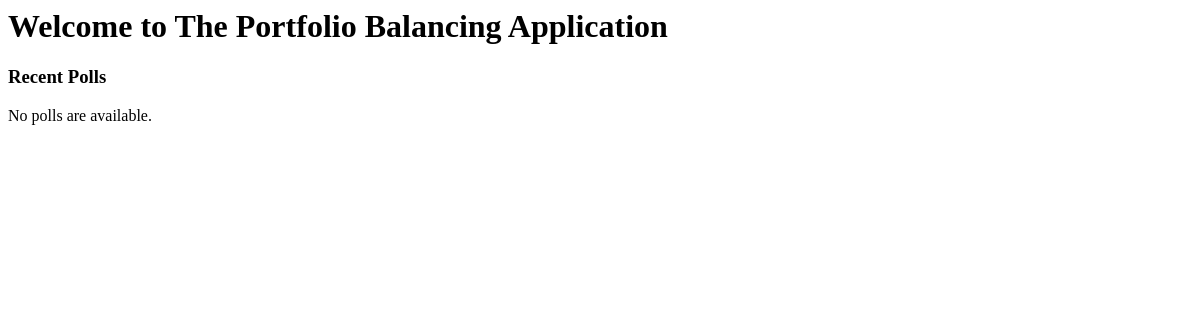
Page /portfolio_balance/ on the earlier database version.
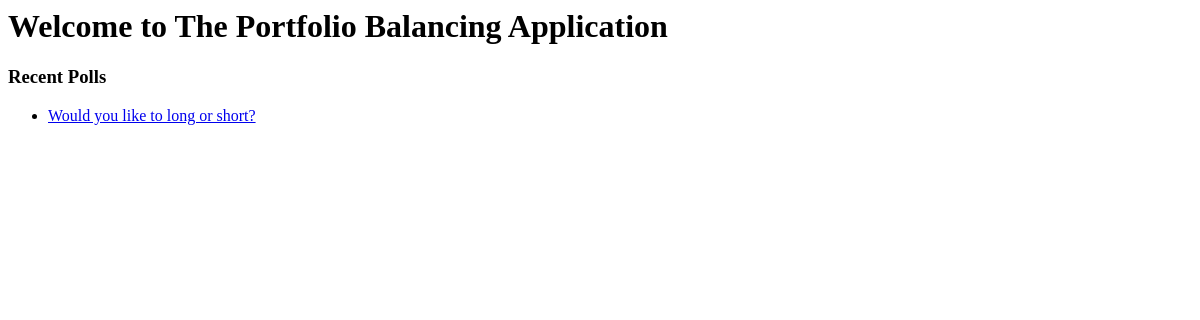
Same page on the later database version.
### portfolio_balance/models.py (models this page shows, shortened)
class Question(models.Model):
    question_text = models.CharField(max_length=200)
    pub_date = models.DateTimeField('date published')

### portfolio_balance/views.py (the view)
# urls.py: path('', views.index, name='index'),
def index(request):
    latest_question_list = Question.objects.order_by('-pub_date')[:5]
    context = {
            'latest_question_list': latest_question_list,
            }
    return render(request, 'portfolio_balance/index.html', context)

### portfolio_balance/templates/portfolio_balance/index.html
<h1> Welcome to The Portfolio Balancing Application </h1>
<h3> Recent Polls </h3>
{% if latest_question_list %}
    <ul>
    {% for question in latest_question_list %}
        <li><a href="{% url 'portfolio_balance:detail' question.id %}"> {{ question.question_text }}</a></li>
    {% endfor %}
    </ul>
{% else %}
    <p>No polls are available.</p>
{% endif %}

Differences in the rows shown:
added Question: question_text "Would you like to long or short?"
Other differences:
text no longer shown: "No polls are available."
